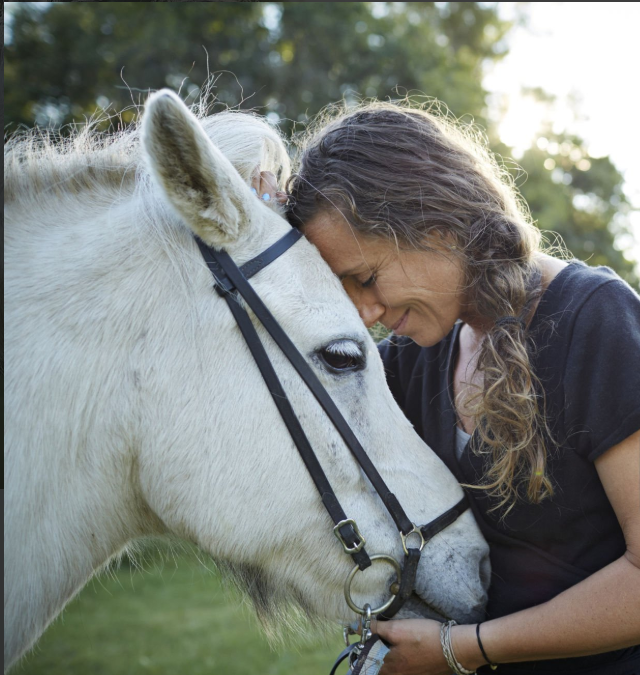
#> input picture Capture1.PNG, 640 x 675 px
$ python main.py
#> lines starting #> are read from the running program, lines starting #| are printed output that depends on the picture
import cv2
import numpy as np

def adjust_brightness_contrast(image, alpha, beta):#alpha = contrast multiplier  beta=brightness shift
    return cv2.convertScaleAbs(image, alpha=alpha, beta=beta)  # clips values to 0–255

def nothing(x):
    pass

# Load the image
image = cv2.imread("Capture1.PNG")
#> image is the input picture: shape (675, 640, 3); mean B, G, R 124.3, 129, 124.6
if image is None:
    print("❌ Error: input.jpg not found.")
    exit()

# Create named windows BEFORE creating trackbars
cv2.namedWindow("Adjustments")
cv2.namedWindow("Original")

# Create trackbars inside the 'Adjustments' window
cv2.createTrackbar("Contrast (x10)", "Adjustments", 10, 30, nothing)  # Alpha = 1.0 - 3.0
cv2.createTrackbar("Brightness", "Adjustments", 0, 100, nothing)      # Beta = 0 - 100
#> slider 'Brightness' is set to 33

while True:
    # Get trackbar values
    alpha = cv2.getTrackbarPos("Contrast (x10)", "Adjustments") / 10.0
    beta = cv2.getTrackbarPos("Brightness", "Adjustments")

    # Apply transformation
    adjusted = adjust_brightness_contrast(image, alpha, beta)
#> in adjust_brightness_contrast, `return cv2.convertScaleAbs(image, alpha=alpha, beta=beta)`:
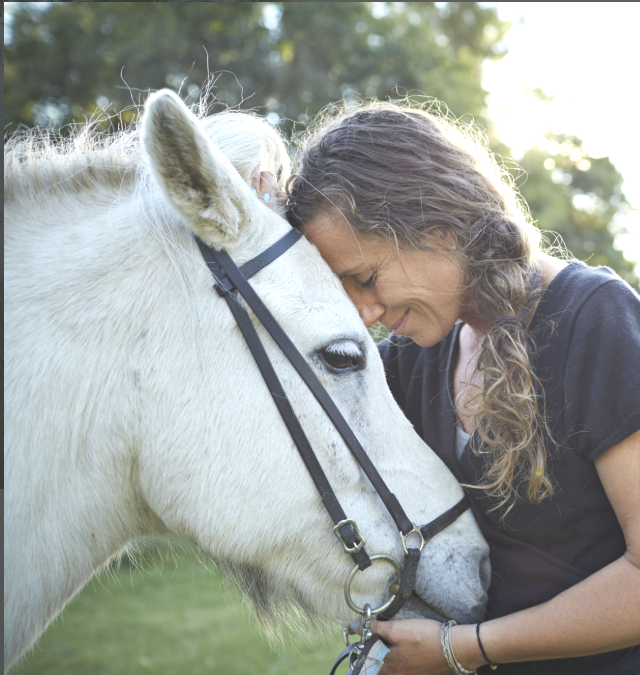
#> returned value: shape (675, 640, 3); mean of channels 0, 1, 2 155.5, 160.3, 155.9; drawn as B, G, R

    # Show images
    cv2.imshow("Original", image)
    cv2.imshow("Adjustments", adjusted)

    # Exit on ESC
    key = cv2.waitKey(1)
#> (key Esc is pressed here)
    if key == 27:
        break

cv2.destroyAllWindows()
